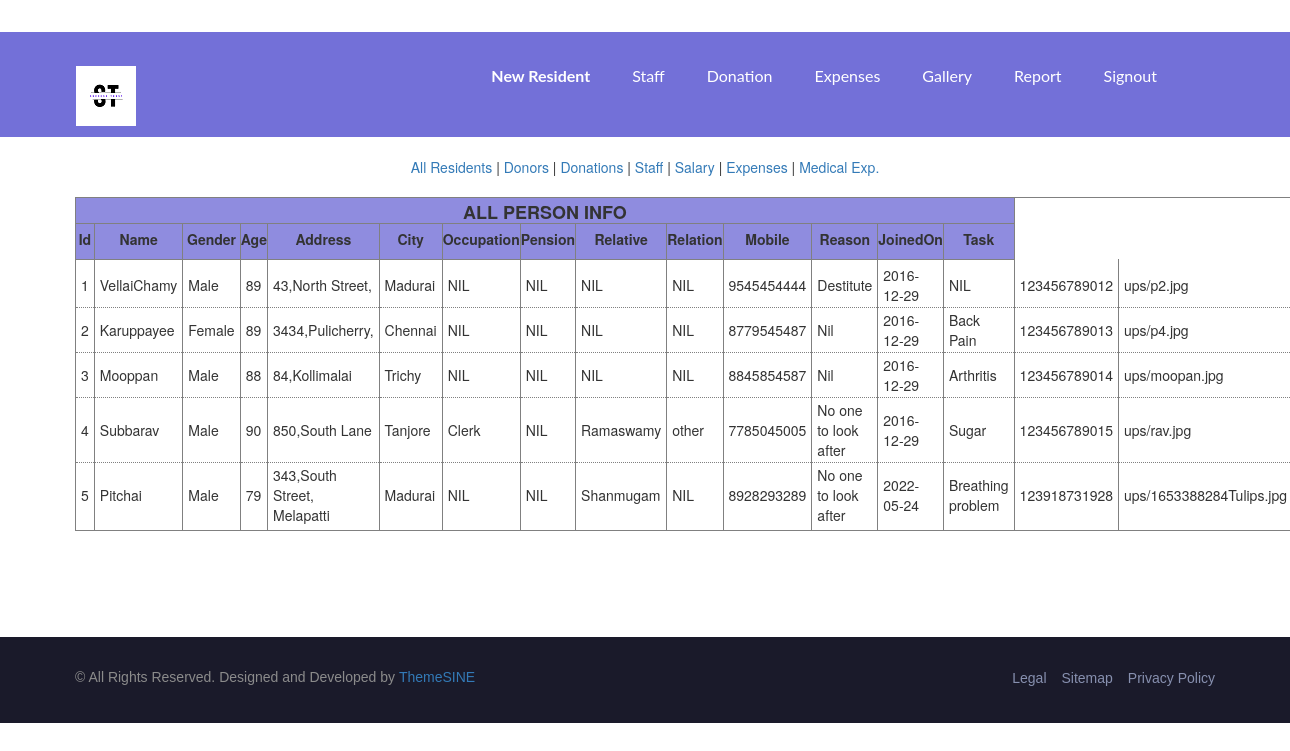
Screenshot of /viva/viewall.php (signed in) with the database file from the repository.
### tables this page shows
CREATE TABLE IF NOT EXISTS `newperson` (
  `id` int(11) NOT NULL AUTO_INCREMENT,
  `name` varchar(100) NOT NULL,
  `gender` varchar(10) NOT NULL,
  `age` varchar(5) NOT NULL,
  `addr` varchar(100) NOT NULL,
  `city` varchar(20) NOT NULL,
  `occupation` varchar(50) NOT NULL,
  `pension` varchar(50) NOT NULL,
  `relative` varchar(50) NOT NULL,
  `relation` varchar(40) NOT NULL,
  `mobile` varchar(15) NOT NULL,
  `reason` varchar(100) NOT NULL,
  `joindt` date NOT NULL,
  `hproblem` varchar(200) NOT NULL DEFAULT 'NIL',
  `aadhar` varchar(20) NOT NULL DEFAULT '123456789012',
  `fname` varchar(500) NOT NULL,
  PRIMARY KEY (`id`)
);

### viva/viewall.php (the view, shortened to what this page needs)
<?php
include './adminheader.php';
include './reportmenu.php';
$result = mysqli_query($link, "select * from newperson order by joindt");
    echo "<table class='center_tab' style='width:500px;'><thead><tr><th colspan='14'><h4>ALL PERSON INFO</h4>";
    echo "<tr><th>Id<th>Name<th>Gender<th>Age<th>Address<th>City<th>Occupation<th>Pension<th>Relative<th>Relation<th>Mobile<th>Reason<th>JoinedOn<th>Task";
    echo "<tbody>";
        while($row = mysqli_fetch_row($result)) {
            echo "<tr>";
            foreach($row as $k=>$r) {
                    echo "<td>$r";
            }
            echo "<td><a href='viewall.php?did=$row[0]' onclick=\"javascript:return confirm('Are You Sure to Delete Person ?')\">Del</a>";
        }
    echo "</tbody></table>";
include './footer.php';
?>

### viva/assets/css/bootsnav.css (style rules this page uses)
body { -webkit-transition: all 0.3s ease-in-out; -moz-transition: all 0.3s ease-in-out; -o-transition: all 0.3s ease-in-out; -ms-transition: all 0.3s ease-in-out; transition: all 0.3s ease-in-out; }

### viva/assets/css/style.css (style rules this page uses)
* { padding: 0; margin: 0; }
* { -webkit-box-sizing:border-box; -moz-box-sizing:border-box; -o-box-sizing:border-box; -ms-box-sizing:border-box; box-sizing:border-box; }
body { font-size:14px; background: #fff; max-width:1920px; margin:0 auto; overflow-x:hidden; }
h1,h2,h3,h4,h5,h6 { margin: 0; text-transform: capitalize; }
html,body { height: 100%; position: relative; z-index: 2; }
table th h4 { margin:0; font-weight: bold }
.center_tab { margin: 10px auto; border:solid thin gray; border-radius: 0.5em; }
.center_tab thead tr th { border-right: solid thin gray; border-bottom: solid thin gray; padding-top: 5px; background-color: rgba(115,112,216,0.8); text-align: center; }
.center_tab thead tr:last-child th { padding-bottom: 10px; border-bottom: solid thin gray; }
.center_tab tbody tr td { padding-left: 5px; padding-right: 5px; padding-top: 2px; padding-bottom: 2px; border-right:solid thin gray; border-bottom: dotted thin gray; }
.center_tab tbody tr:first-child th, .center_tab tbody tr:first-child td { padding-top: 5px; }
.center_tab tbody tr:last-child th, .center_tab tbody tr:last-child td { padding-bottom: 5px; }
.center_tab tbody tr td:last-child { border-right: none; }

### rows the page displays
newperson: id "1", name "VellaiChamy", gender "Male", age "89", addr "43,North Street,", city "Madurai", occupation "NIL", pension "NIL", relative "NIL", relation "NIL", mobile "9545454444", reason "Destitute", joindt "2016-12-29", hproblem "NIL", aadhar "123456789012", fname "ups/p2.jpg"
newperson: id "2", name "Karuppayee", gender "Female", age "89", addr "3434,Pulicherry,", city "Chennai", occupation "NIL", pension "NIL", relative "NIL", relation "NIL", mobile "8779545487", reason "Nil", joindt "2016-12-29", hproblem "Back Pain", aadhar "123456789013", fname "ups/p4.jpg"
newperson: id "3", name "Mooppan", gender "Male", age "88", addr "84,Kollimalai", city "Trichy", occupation "NIL", pension "NIL", relative "NIL", relation "NIL", mobile "8845854587", reason "Nil", joindt "2016-12-29", hproblem "Arthritis", aadhar "123456789014", fname "ups/moopan.jpg"
newperson: id "4", name "Subbarav", gender "Male", age "90", addr "850,South Lane", city "Tanjore", occupation "Clerk", pension "NIL", relative "Ramaswamy", relation "other", mobile "7785045005", reason "No one to look after", joindt "2016-12-29", hproblem "Sugar", aadhar "123456789015", fname "ups/rav.jpg"
newperson: id "5", name "Pitchai", gender "Male", age "79", addr "343,South Street, Melapatti", city "Madurai", occupation "NIL", pension "NIL", relative "Shanmugam", relation "NIL", mobile "8928293289", reason "No one to look after", joindt "2022-05-24", hproblem "Breathing problem", aadhar "123918731928", fname "ups/1653388284Tulips.jpg"
